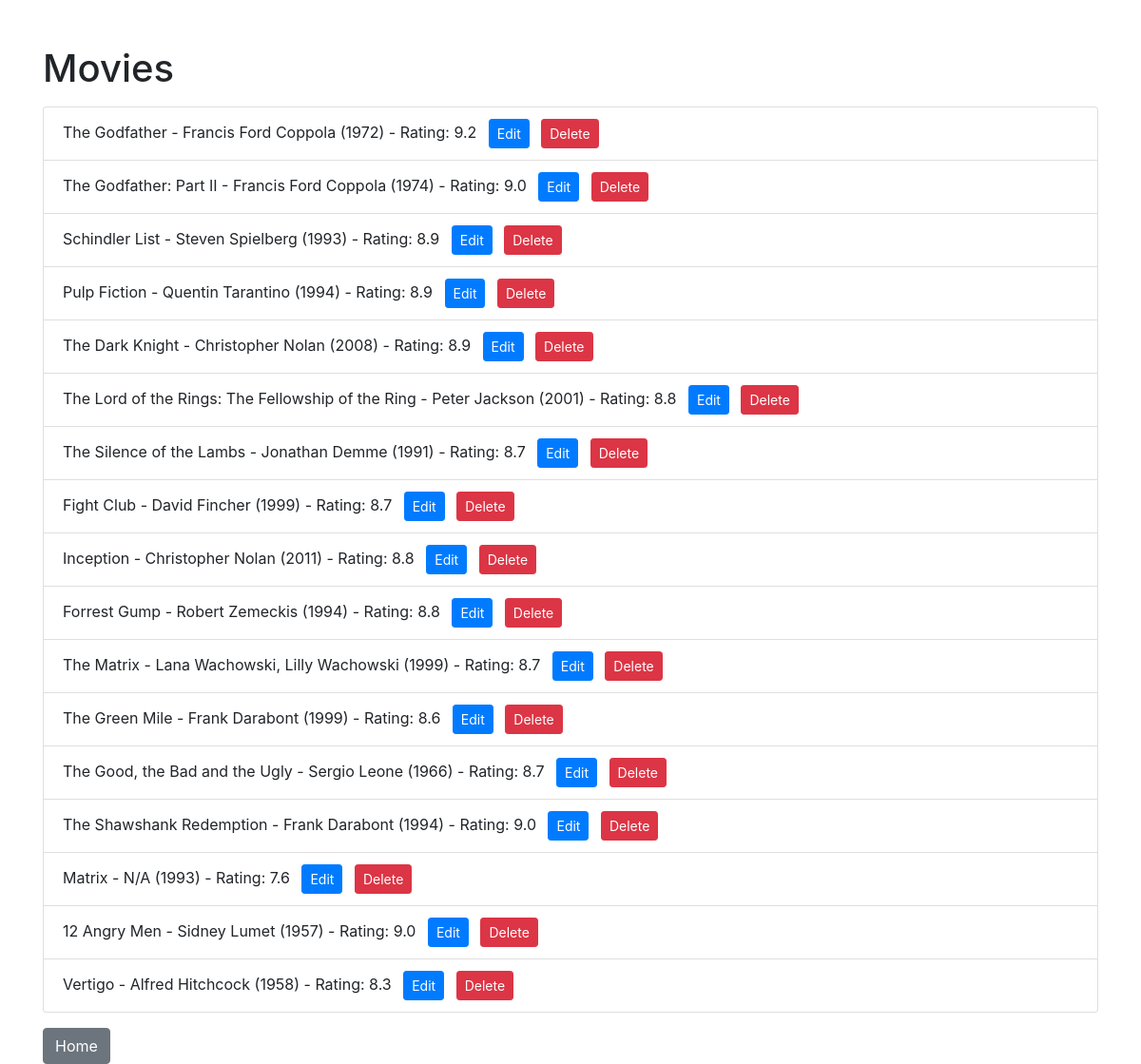
Page /users/1/movies on the earlier database version.
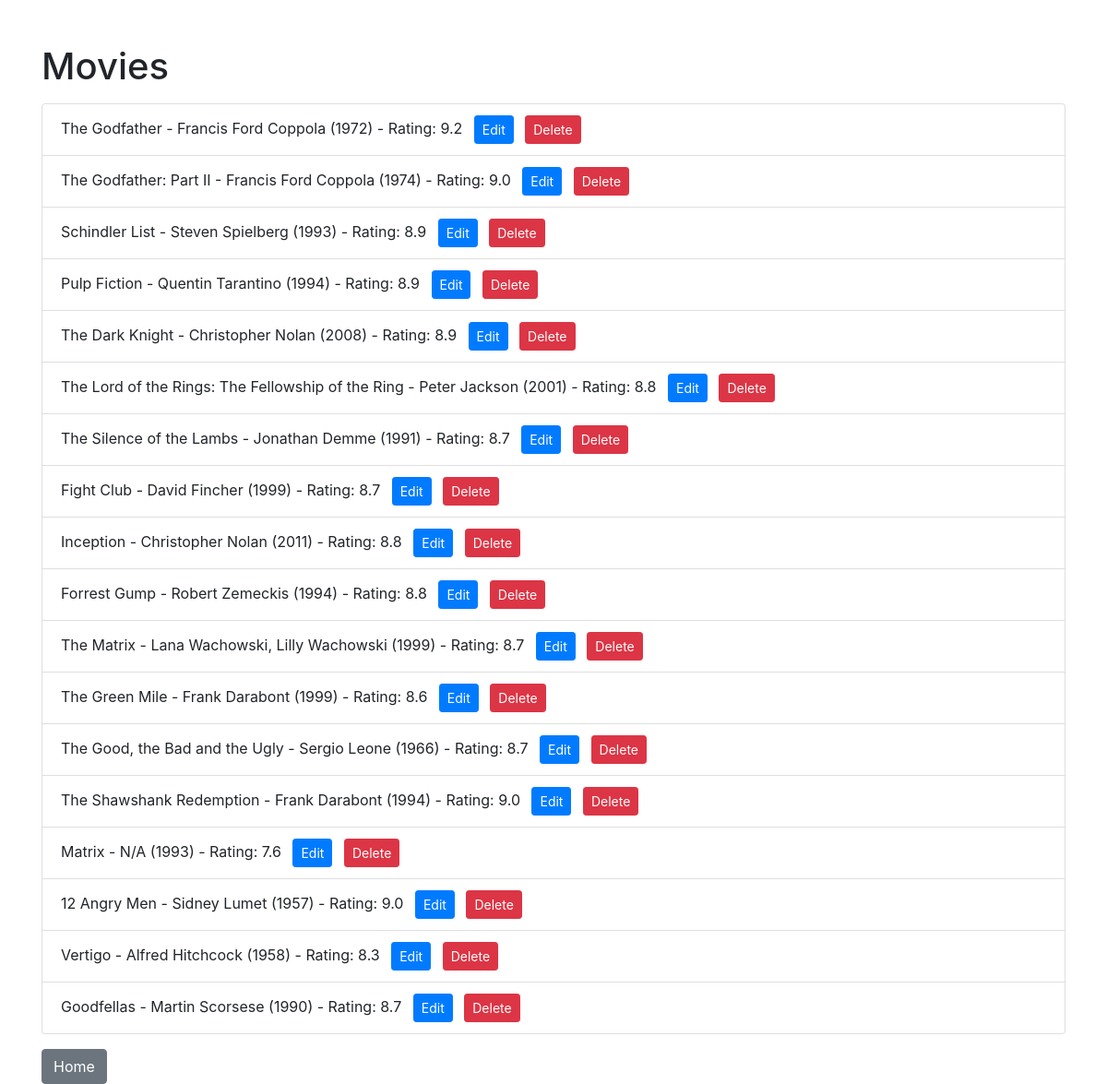
Same page on the later database version.
### models.py (models this page shows)
class Movie(db.Model):
    movie_id = db.Column(db.Integer, primary_key=True)
    name = db.Column(db.String(120), nullable=False)
    director = db.Column(db.String(120), nullable=False)
    year = db.Column(db.Integer, nullable=False)
    rating = db.Column(db.Float, nullable=False)
    user_id = db.Column(db.Integer, db.ForeignKey('user.user_id'), nullable=False)

### app.py (the view)
@app.route('/users/<int:user_id>')
@app.route('/users/<int:user_id>/movies')
def user_movies(user_id):
    user = data_manager.get_user_by_id(user_id)
    if not user:
        logging.error(f"User not found: {user_id}")
        return "User not found", 404
    movies = data_manager.get_user_movies(user_id)
    return render_template('movies.html', movies=movies, user_id=user_id)

### datamanager/sqlite_data_manager.py (called while the page is built)
    def get_user_movies(self, user_id):
        try:
            return Movie.query.filter_by(user_id=user_id).all()
        except SQLAlchemyError as e:
            print(f"Database error: {str(e)}")
            return []

    def get_user_by_id(self, user_id):
        try:
            return User.query.get(user_id)
        except SQLAlchemyError as e:
            print(f"Database error: {str(e)}")
            return None

### templates/movies.html (shortened to what this page needs)
<!DOCTYPE html>
<html>
<head>
    <link rel="stylesheet" href="https://stackpath.bootstrapcdn.com/bootstrap/4.5.2/css/bootstrap.min.css">
</head>
<body>
    <div class="container">
        <h1 class="mt-5">Movies</h1>
        <ul class="list-group mt-3">
            {% for movie in movies %}
                <li class="list-group-item">{{ movie.name }} - {{ movie.director }} ({{ movie.year }}) - Rating: {{ movie.rating }}
                    <a href="{{ url_for('update_movie', user_id=user_id, movie_id=movie.movie_id) }}" class="btn btn-primary btn-sm ml-2">Edit</a>
                    <a href="{{ url_for('delete_movie', user_id=user_id, movie_id=movie.movie_id) }}" class="btn btn-danger btn-sm ml-2">Delete</a>
                </li>
            {% endfor %}
        </ul>
        <a href="{{ url_for('home') }}" class="btn btn-secondary mt-3">Home</a>
    </div>
</body>
</html>

Differences in the rows shown:
added Movie: name "Goodfellas", director "Martin Scorsese", year "1990", rating "8.7"
